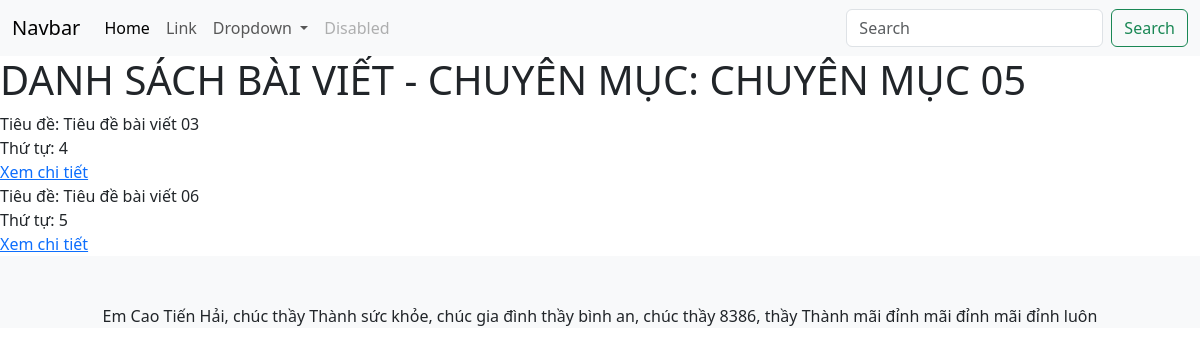
Screenshot of /dsbaiviet/5/ with the database file from the repository.
### qlbaiviet/models.py (models this page shows, shortened)
class BaiVietChuyenMuc(models.Model):
  bai_viet = models.ForeignKey(BaiViet, on_delete=models.CASCADE)
  chuyen_muc = models.ForeignKey(ChuyenMuc, on_delete=models.CASCADE)
  thu_tu = models.IntegerField()

class BaiViet(models.Model):
  tieu_de = models.CharField(max_length=250)
  noi_dung = models.TextField(blank=True)
  ngay_tao = models.DateField()
  nguoi_tao = models.ForeignKey(User, on_delete=models.CASCADE)
  chuyen_muc = models.ManyToManyField(ChuyenMuc, through='BaiVietChuyenMuc')

### qlbaiviet/views.py (the view)
# urls.py: path('dsbaiviet/<int:idchuyenmuc>/', dsbaiviet),
def dsbaiviet(request, idchuyenmuc):
  chuyen_muc = get_object_or_404(ChuyenMuc, id=idchuyenmuc)
  bai_viets = BaiVietChuyenMuc.objects.filter(chuyen_muc=chuyen_muc)
  title = f'DANH SÁCH BÀI VIẾT - CHUYÊN MỤC: {chuyen_muc.ten.upper()}'
  return render(request, 'dsbaiviet.html', {'baiviets': bai_viets, 'title': title})

### qlbaiviet/templates/dsbaiviet.html
{% extends 'index.html' %}
{% block content %}
  <h1>{{ title }}</h1>
  {% for baiviet in baiviets %}
    Tiêu đề: {{ baiviet.bai_viet.tieu_de }} <br>
    Thứ tự: {{ baiviet.thu_tu }} <br>
    <a href="/xembaiviet/{{ baiviet.bai_viet.id }}/">Xem chi tiết</a> <br>
  {% endfor %}
{% endblock %}

### rows the page displays
BaiVietChuyenMuc: bai_viet.tieu_de "Tiêu đề bài viết 03", thu_tu "4"
BaiVietChuyenMuc: bai_viet.tieu_de "Tiêu đề bài viết 06", thu_tu "5"

### other values shown
{{ title }} "DANH SÁCH BÀI VIẾT - CHUYÊN MỤC: CHUYÊN MỤC 05"
